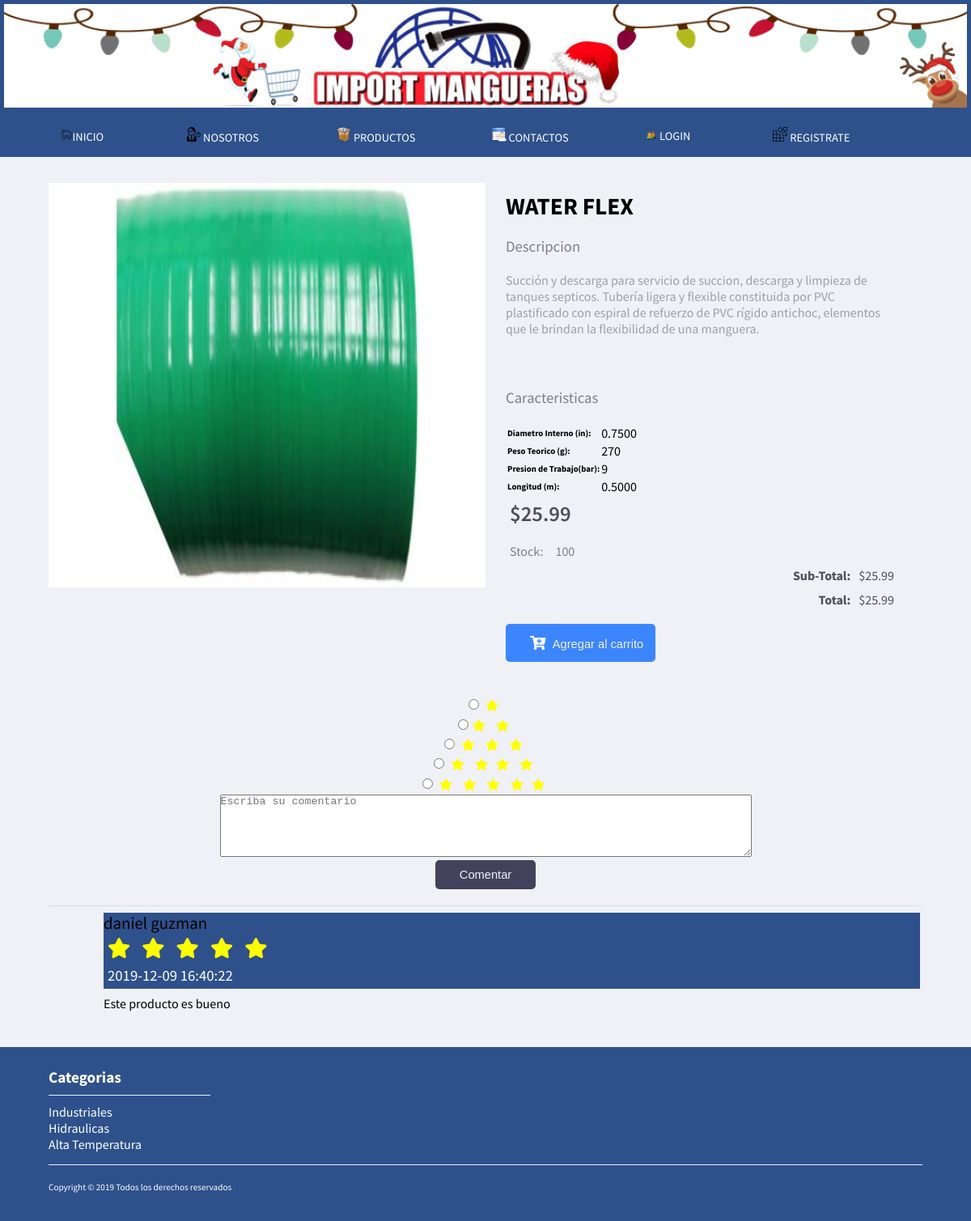
The app's page /public/view/product.php?producto=43 with its own data.
### tables this page shows
CREATE TABLE `Producto` (
  `pro_codigo` int(11) NOT NULL,
  `cate_codigo` int(11) NOT NULL,
  `pro_nombre` varchar(100) NOT NULL,
  `pro_img` text NOT NULL,
  `pro_marca` varchar(50) NOT NULL,
  `pro_descripcion` mediumtext NOT NULL,
  `pro_dia_in` varchar(6) NOT NULL,
  `pro_peso_gm` varchar(6) NOT NULL,
  `pro_presi_bar` varchar(6) NOT NULL,
  `pro_long_m` varchar(6) NOT NULL,
  `pro_precio` decimal(6,2) NOT NULL,
  `pro_stock` int(11) NOT NULL,
  `pro_eliminado` varchar(1) NOT NULL DEFAULT 'N'
);

CREATE TABLE `Comentarios` (
  `com_codigo` int(11) NOT NULL,
  `usu_codigo` int(11) NOT NULL,
  `pro_codigo` int(11) NOT NULL,
  `com_comentario` varchar(255) NOT NULL,
  `com_fecha` timestamp NOT NULL DEFAULT CURRENT_TIMESTAMP ON UPDATE CURRENT_TIMESTAMP,
  `com_eliminado` varchar(1) NOT NULL,
  `com_cali` int(11) NOT NULL
);

CREATE TABLE `Usuario` (
  `usu_codigo` int(11) NOT NULL,
  `usu_cedula` varchar(10) NOT NULL,
  `usu_rol` varchar(5) NOT NULL DEFAULT 'user',
  `usu_nombres` varchar(50) NOT NULL,
  `usu_apellidos` varchar(50) NOT NULL,
  `usu_fecha_nacimiento` date NOT NULL,
  `usu_telefono` varchar(10) NOT NULL,
  `usu_correo` varchar(100) NOT NULL,
  `usu_password` varchar(255) NOT NULL,
  `usu_eliminado` varchar(1) NOT NULL DEFAULT 'N',
  `usu_fecha_creacion` timestamp NOT NULL DEFAULT CURRENT_TIMESTAMP ON UPDATE CURRENT_TIMESTAMP,
  `usu_fecha_modificacion` timestamp NULL DEFAULT NULL
);

### public/view/product.php (the view, shortened to what this page needs)
<!DOCTYPE html>
<html lang="es">
<head>
    <link rel="stylesheet" href="https://use.fontawesome.com/releases/v5.8.1/css/all.css"
>
    <link rel="stylesheet" href="../css/globalStyle.css">
    <link rel="stylesheet" href="../css/generalStyle.css">
</head>
<body>
    <header>
        <?php
        include("../../global/php/headerPublic.php");
        ?>
    </header>
    <div class="content">
        <?php
        include '../../config/configDB.php';
                $sql="SELECT c.cate_codigo, p.pro_codigo, p.pro_nombre, p.pro_descripcion,p.pro_dia_in,p.pro_peso_gm,p.pro_presi_bar,p.pro_long_m,
                p.pro_precio,
                 p.pro_stock, p.pro_img
                FROM Producto p, Categoria c
                WHERE p.pro_codigo=". $_GET['producto'] ." AND c.cate_codigo=p.cate_codigo;";
        $result = $conn->query($sql);
        if (isset($_GET['producto']) && $result->num_rows > 0) {
            $row = $result->fetch_assoc();
            $nombre = $row['pro_nombre'];
            $descripcion = $row['pro_descripcion'];
            $precio = $row['pro_precio'];
            $stok = $row['pro_stock'];
        }
        ?>
        <section class="product">
            <div class="productSlide">
                <div class="productSlideImg">
                    <div class="contetImg">
                        <img id="galeria" src="../../adminPanel/img/uploads/<?php echo $row['pro_img']; ?>" alt="">
                    </div>
                </div>
            </div>
            <div class="productInfo">
                <h2><?php echo $nombre; ?></h2>
                <h3>Descripcion</h3>
                <p><?php echo $descripcion; ?></p>
                <h3>Caracteristicas</h3>
                <div class="restante">
                    <table class="tablapro">
                        <tr>
                            <td>
                                <h6>Diametro Interno (in): </h6>
                            </td>
                            <td><?php echo $row['pro_dia_in']; ?></td>
                        </tr>
                        <tr>
                            <td>
                                <h6>Peso Teorico (g): </h6>
                            </td>
                            <td> <?php echo $row['pro_peso_gm']; ?></td>
                        </tr>
                        <tr>
                            <td>
                                <h6>Presion de Trabajo(bar): </h6>
                            </td>
                            <td><?php echo $row['pro_presi_bar']; ?> </td>
                        </tr>
                        <tr>
                            <td>
                                <h6>Longitud (m): </h6>
                            </td>
                            <td> <?php echo $row['pro_long_m']; ?></td>
                        </tr>
                    </table>
                </div>
                <span>$<?php echo $precio; ?></span>
                <div class="dataStore">
                    <p><span>Stock:</span> <span id="stok"><?php echo $stok; ?></span></p>
                </div>
                <div class="productPrice">
                    <p><span>Sub-Total: </span>$<?php echo $precio; ?></p>
                    <p><span id="shopTotal">Total: </span>$<?php
                                                            echo $precio; ?></p>
                </div>
                <div class="productBtns">
                    <div class="btns">
                        <button onclick="cartAdd(<?php echo $_GET['producto']; ?>)">
                            <i class="fas fa-cart-plus"></i>
                            Agregar al carrito
                        </button>
                    </div>
                </div>
            </div>
        </section>
        <section>
            <form name="form1" method="POST">
                <center>
                    <?php
                      echo" <div class='valoracio'>";
                      echo" <input id='radio' type='radio' name='radio' value='1'>";
                      echo " <label for='radio1'> <i class='fas fa-star' style='color: yellow;'></i> </label> <br> ";
                      echo" <input id='radio' type='radio' name='radio' value='2'>";
                      echo "<label for='radio2'><i class='fas fa-star' style='color: yellow;'></i> <i class='fas fa-star' style='color: yellow;'></i> </label>  <br>";
                      echo" <input id='radio' type='radio' name='radio' value='3'>";
                      echo"<label for='radio3'> <i class='fas fa-star' style='color: yellow;'></i> <i class='fas fa-star' style='color: yellow;'></i> <i class='fas fa-star' style='color: yellow;'></i>  </label> <br>";
                      echo"<input id='radio' type='radio' name='radio' value='4'>";
                      echo"<label for='radio4'> <i class='fas fa-star' style='color: yellow;'></i> <i class='fas fa-star' style='color: yellow;'></i><i class='fas fa-star' style='color: yellow;'></i> <i class='fas fa-star' style='color: yellow;'></i> </label> <br>";
                      echo"<input id='radio' type='radio' name='radio' value='5'>";
                      echo" <label for='radio5'> <i class='fas fa-star' style='color: yellow;'></i> <i class='fas fa-star' style='color: yellow;'></i> <i class='fas fa-star' style='color: yellow;'></i> <i class='fas fa-star' style='color: yellow;'></i><i class='fas fa-star' style='color: yellow;'></i></label>";
                     ?>
                    <p>
                        <textarea name="comentario" cols="80" rows="5" id="textarea"
                            placeholder="Escriba su comentario"></textarea>
                    </p>
                    <p>
                        <input type="submit" name="comentar" value="Comentar">
                    </p>
                </center>
            </form>
            <br>
            <div id="container">
                <ul id="comments">
                    <?php
        $codPro=$_GET['producto'];
         include '../../config/configDB.php';
        $sqlC = "SELECT * FROM Comentarios c INNER JOIN Usuario us WHERE c.usu_codigo= us.usu_codigo AND c.com_eliminado='N' AND c.pro_codigo=$codPro;";
        $resultC = $conn->query($sqlC);
        if ($resultC->num_rows > 0) {
            while ($row = $resultC->fetch_assoc()) {
		?>
                    <li class="cmmnt">
                        <div class="cmmnt-content">
                            <header>
                                <p> <?php echo $row['usu_nombres'].' '.$row['usu_apellidos']; ?></p>
                                <?php  for($i="0"; $i<$row['com_cali']; $i=$i+1){
                                    ?>
                                        <i class="fas fa-star" style="color: yellow;"></i>
                                        <?php
                                    }
                                                ?>
                                 <span class="pubdate"><?php echo $row['com_fecha']; ?></span>
                            </header>
                            <p>
                                <?php echo $row['com_comentario']; ?>
                        </div>
                    </li>
                    <?php
            }
        }
        ?>
                </ul>
            </div>
        </section>
    </div>
    <footer>
        <?php
        include("../../global/php/footerPublic.php");
        ?>
    </footer>
</body>
</html>

### public/css/globalStyle.css (style rules this page uses)
* { margin: 0; padding: 0; box-sizing: border-box; --color1: #3B3B53; --color2: #A3A0FB; --colorBlanco:#FFFFFF; --colorRojo: #FF6565; --colorAzul:#3B86FF; --bgColor:#F0F0F7; --colorDark:#4D4F5C; --colorBtns:#43425D; }
.content { width: 90%; margin: auto; }
body { background-color: var(--bgColor); font-family: 'Source Sans Pro', sans-serif; }
body header { width: 100%; background-color: var(--color1); }
body header a,span,i { display: block; text-decoration: none; color: var(--colorBlanco); font-size: .9em; padding: 5px; }
body header i { color: var(--colorBlanco); font-size: 25px; }
body header { background-color:#2e518b;; }
.content section { margin-top: 2em; }
footer { margin-top: 2em; width: 100%; background-color: #2e518b;; }
body button, input[type=button], input[type=submit] { padding: 10px 30px; border: none; background-color: var(--colorBtns); border-radius: 5px; color: #F0F0F7; font-size: 11pt; }

### public/css/generalStyle.css (style rules this page uses)
* { --color1: #3B3B53;; --color2: #A3A0FB; --colorBlanco:#FFFFFF; --colorRojo: #FF6565; --colorAzul:#3B86FF; --bgColor:#F0F0F7; --colorFontGeneral:#4D4F5C; }
.content .product { display: grid; grid-template-columns: 50% 50%; grid-column-gap: 15px; }
.content .product .productSlide { height: 34em; text-align: center; }
.content .product .productSlide .productSlideImg { width: 100%; margin-bottom: 10px; position: relative; display: flex; align-items: center; justify-content: center; background-color: var(--colorBlanco); }
.content .product .productSlide .productSlideImg .contetImg { width: 70%; height: 500px; }
.content .product .productSlide .productSlideImg img { width: 100%; height: 100%; }
.content .product .productInfo { padding: 10px 50px 10px 10px; }
.content .product .productInfo>h2 { font-weight: 700; font-size: 22pt; margin-bottom: 20px; }
.content .product .productInfo>h3 { color: var(--colorFontGeneral); opacity: .7; font-weight: normal; margin-bottom: 20px; }
.content .product .productInfo>p { color: var(--colorFontGeneral); opacity: .5; margin-bottom: 4em; }
.content .product .productInfo>span { font-size: 20pt; color: var(--colorFontGeneral); font-weight: 600; margin-bottom: 10px; }
.content .product .productInfo .dataStore { display: flex; justify-content: space-between; }
.content .product .productInfo .dataStore p { display: flex; align-items: center; color: #3B3B53; font-size: 1em; }
.content .product .productInfo .dataStore p span { color: var(--colorFontGeneral); opacity: .7; font-weight: normal; margin-right: 5px; font-size: 1em; }
.content .product .productInfo .productPrice { color: var(--colorFontGeneral); display: flex; flex-direction: column; align-items: flex-end; margin-bottom: 15px; }
.content .product .productInfo .productPrice p { display: flex; align-items: center; font-size: 1em; }
.content .product .productInfo .productPrice span { color: var(--colorFontGeneral); font-weight: 700; font-size: 1em; margin-right: 5px; }
.content .product .productInfo .productBtns { display: flex; justify-content: space-between; align-items: center; }
.content .product .productInfo .productBtns button { padding: 10px 15px; background-color: var(--colorAzul); }
.content .product .productInfo .productBtns button i { font-size: 13pt; color: var(--colorBlanco); }
.content .product .productInfo .productBtns i { font-size: 25pt; color: var(--colorAzul); margin-left: 10px; }
#comments { display: block; }
#comments .cmmnt, ul .cmmnt, ul ul .cmmnt { display: block; position: relative; padding-left: 65px; border-top: 1px solid #ddd; }
#comments .cmmnt .cmmnt-content { padding: 0px 3px; padding-bottom: 12px; padding-top: 8px; }
#comments .cmmnt .cmmnt-content header { font-size: 1.3em; display: block; margin-bottom: 8px; }

### records on screen
producto: pro_img (picture), pro_nombre "WATER FLEX", pro_descripcion "Succión y descarga para servicio de succion, descarga y limpieza de tanques septicos. Tubería ligera y flexible constituida por PVC plastificado con espiral de refuerzo de PVC rígido antichoc, elementos que le brindan la flexibilidad de una manguera.", pro_dia_in "0.7500", pro_peso_gm "270", pro_presi_bar "9", pro_long_m "0.5000", pro_precio "25.99", pro_stock "100"
comentarios: usuario.usu_nombres "daniel", usuario.usu_apellidos "guzman", com_cali 5 (drawn), com_fecha "2019-12-09 16:40:22", com_comentario "Este producto es bueno"
